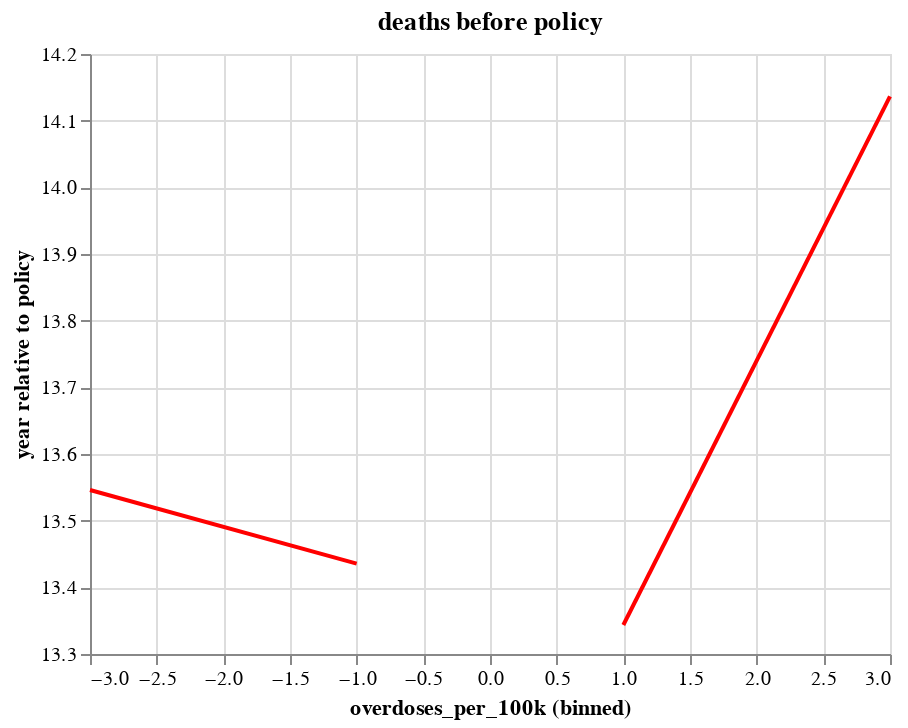

Here is the notebook cell this chart was saved with:
### Code cell
fit_b4 + fit_after + error_bars

### Figure 1 — Vega-Lite specification as saved in the notebook (floating-point values rounded to 4 significant figures)
{"config": {"view": {"continuousWidth": 400, "continuousHeight": 300}}, "layer": [{"data": {"name": "data-17a89e17f5bfced4a79b7918029a5edb"}, "mark": "line", "encoding": {"color": {"value": "red"}, "x": {"field": "year relative to policy", "scale": {"zero": false}, "type": "quantitative"}, "y": {"field": "overdose_per_100k", "scale": {"zero": false}, "type": "quantitative"}}, "title": "deaths before policy", "transform": [{"on": "year relative to policy", "regression": "overdose_per_100k"}]}, {"data": {"name": "data-7e3b63ba46b166cf5a9a2fb157268f77"}, "mark": "line", "encoding": {"color": {"value": "red"}, "x": {"field": "year relative to policy", "scale": {"zero": false}, "type": "quantitative"}, "y": {"field": "overdose_per_100k", "scale": {"zero": false}, "type": "quantitative"}}, "title": "deaths after policy", "transform": [{"on": "year relative to policy", "regression": "overdose_per_100k"}]}, {"data": {"name": "data-7e3b63ba46b166cf5a9a2fb157268f77"}, "mark": {"type": "errorbar", "extent": "ci"}, "encoding": {"x": {"bin": true, "field": "overdoses_per_100k", "type": "quantitative"}, "y": {"field": "year relative to policy", "type": "quantitative"}}}], "$schema": "https://vega.github.io/schema/vega-lite/v4.17.0.json", "datasets": {"data-17a89e17f5bfced4a79b7918029a5edb": [{"Year": 2009.0, "overdose_per_100k": 14.28, "year relative to policy": -3}, {"Year": 2010.0, "overdose_per_100k": 12.02, "year relative to policy": -2}, {"Year": 2011.0, "overdose_per_100k": 14.17, "year relative to policy": -1}], "data-7e3b63ba46b166cf5a9a2fb157268f77": [{"Year": 2013.0, "overdose_per_100k": 13.56, "year relative to policy": 1}, {"Year": 2014.0, "overdose_per_100k": 13.31, "year relative to policy": 2}, {"Year": 2015.0, "overdose_per_100k": 14.35, "year relative to policy": 3}]}}
